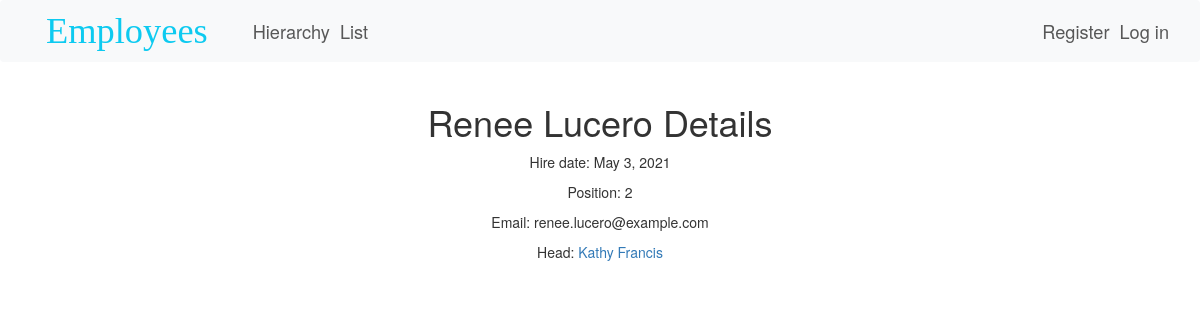
/employees/204/, run on the app's committed database.
### employees/models.py (models this page shows, shortened)
class Employee(models.Model):
    full_name = models.CharField(max_length = 100)
    position = models.CharField(max_length = 100)
    hire_date = models.DateField()
    email = models.EmailField()
    head = models.ForeignKey('self',
                             on_delete = models.SET_NULL,
                             null = True,
                             blank = True)

### employees/views.py (the view)
# urls.py: path('<int:pk>/', EmployeeDetailView.as_view(), name='employee-detail'),
class EmployeeDetailView(DetailView):
    model = Employee
    template_name = 'employee.html'
    context_object_name = 'employee'
    def get_context_data(self, **kwargs):
        context = super().get_context_data(**kwargs)
        context['authenticated'] = self.request.user.is_authenticated
        context['user'] = self.request.user
        return context

### employees/templates/employee.html (shortened to what this page needs)
{% extends "layout.html" %}
{% block body %}
<div class="container">
    <div class="employee-details-container d-flex flex-column align-items-center justify-content-start">
        <h1>{{ employee.full_name }} Details</h1>
        <p>Hire date: {{ employee.hire_date }}</p>
        <p>Position: {{ employee.position }}</p>
        <p>Email: {{ employee.email }}</p>
        <p>Head:
            {% if employee.head is None %}
                God
            {% else %}
                <a href="{% url 'employee-detail' employee.head.id %}">{{ employee.head.full_name }}</a>
            {% endif %}
        </p>
    </div>
</div>
{% endblock body %}

### data on the page
Employee: full_name "Renee Lucero", hire_date "May 3, 2021", position "2", email "renee.lucero@example.com", head.full_name "Kathy Francis"
